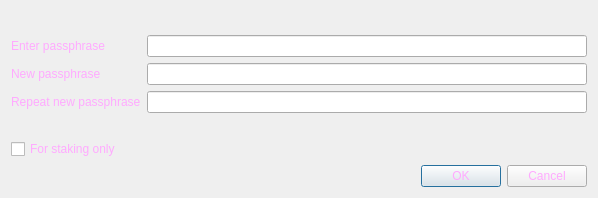
<?xml version="1.0" encoding="UTF-8"?>
<ui version="4.0">
 <class>AskPassphraseDialog</class>
 <widget class="QDialog" name="AskPassphraseDialog">
  <property name="geometry">
   <rect>
    <x>0</x>
    <y>0</y>
    <width>598</width>
    <height>198</height>
   </rect>
  </property>
  <property name="sizePolicy">
   <sizepolicy hsizetype="Preferred" vsizetype="Minimum">
    <horstretch>0</horstretch>
    <verstretch>0</verstretch>
   </sizepolicy>
  </property>
  <property name="minimumSize">
   <size>
    <width>550</width>
    <height>0</height>
   </size>
  </property>
  <property name="windowTitle">
   <string>Passphrase Dialog</string>
  </property>
  <property name="styleSheet">
   <string notr="true">background-image: url(:/images/bkg2);
color: rgb(255, 170, 255);</string>
  </property>
  <layout class="QVBoxLayout" name="verticalLayout">
   <item>
    <widget class="QLabel" name="warningLabel">
     <property name="textFormat">
      <enum>Qt::RichText</enum>
     </property>
     <property name="wordWrap">
      <bool>true</bool>
     </property>
    </widget>
   </item>
   <item>
    <layout class="QFormLayout" name="formLayout">
     <property name="fieldGrowthPolicy">
      <enum>QFormLayout::AllNonFixedFieldsGrow</enum>
     </property>
     <item row="0" column="0">
      <widget class="QLabel" name="passLabel1">
       <property name="text">
        <string>Enter passphrase</string>
       </property>
      </widget>
     </item>
     <item row="0" column="1">
      <widget class="QLineEdit" name="passEdit1">
       <property name="echoMode">
        <enum>QLineEdit::Password</enum>
       </property>
      </widget>
     </item>
     <item row="1" column="0">
      <widget class="QLabel" name="passLabel2">
       <property name="text">
        <string>New passphrase</string>
       </property>
      </widget>
     </item>
     <item row="1" column="1">
      <widget class="QLineEdit" name="passEdit2">
       <property name="echoMode">
        <enum>QLineEdit::Password</enum>
       </property>
      </widget>
     </item>
     <item row="2" column="0">
      <widget class="QLabel" name="passLabel3">
       <property name="text">
        <string>Repeat new passphrase</string>
       </property>
      </widget>
     </item>
     <item row="2" column="1">
      <widget class="QLineEdit" name="passEdit3">
       <property name="echoMode">
        <enum>QLineEdit::Password</enum>
       </property>
      </widget>
     </item>
     <item row="3" column="1">
      <widget class="QLabel" name="capsLabel">
       <property name="font">
        <font>
         <weight>75</weight>
         <bold>true</bold>
        </font>
       </property>
       <property name="text">
        <string/>
       </property>
       <property name="alignment">
        <set>Qt::AlignCenter</set>
       </property>
      </widget>
     </item>
     <item row="4" column="0">
      <widget class="QCheckBox" name="stakingCheckBox">
       <property name="enabled">
        <bool>true</bool>
       </property>
       <property name="visible">
        <bool>false</bool>
       </property>
       <property name="toolTip">
        <string>Serves to disable the trivial sendmoney when OS account compromised. Provides no real security.</string>
       </property>
       <property name="text">
        <string>For staking only</string>
       </property>
      </widget>
     </item>
    </layout>
   </item>
   <item>
    <widget class="QDialogButtonBox" name="buttonBox">
     <property name="orientation">
      <enum>Qt::Horizontal</enum>
     </property>
     <property name="standardButtons">
      <set>QDialogButtonBox::Cancel|QDialogButtonBox::Ok</set>
     </property>
    </widget>
   </item>
  </layout>
 </widget>
 <resources/>
 <connections>
  <connection>
   <sender>buttonBox</sender>
   <signal>accepted()</signal>
   <receiver>AskPassphraseDialog</receiver>
   <slot>accept()</slot>
   <hints>
    <hint type="sourcelabel">
     <x>248</x>
     <y>254</y>
    </hint>
    <hint type="destinationlabel">
     <x>157</x>
     <y>274</y>
    </hint>
   </hints>
  </connection>
  <connection>
   <sender>buttonBox</sender>
   <signal>rejected()</signal>
   <receiver>AskPassphraseDialog</receiver>
   <slot>reject()</slot>
   <hints>
    <hint type="sourcelabel">
     <x>316</x>
     <y>260</y>
    </hint>
    <hint type="destinationlabel">
     <x>286</x>
     <y>274</y>
    </hint>
   </hints>
  </connection>
 </connections>
</ui>
